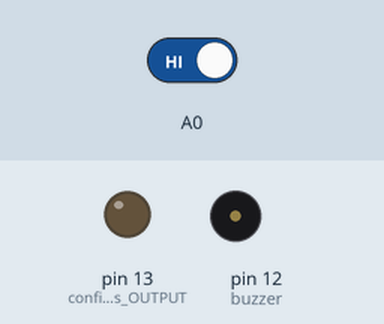
Bench run of a sketch on a simulated Arduino Uno, built with avr-gcc and run on an emulated ATmega328P. Parts: output pins drawn as LEDs (lit = HIGH), buzzer (waves = sounding, pin HIGH). Inputs (shaded band) come from the test bench; at power-on: A0 HIGH.

Above: at 1.2 s.
1.3 s: A0 driven LOW
At 1.9 s:
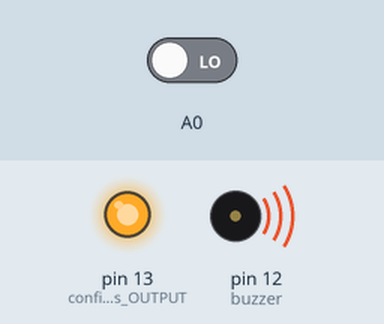
2.8 s: A0 driven HIGH
At 4.2 s:
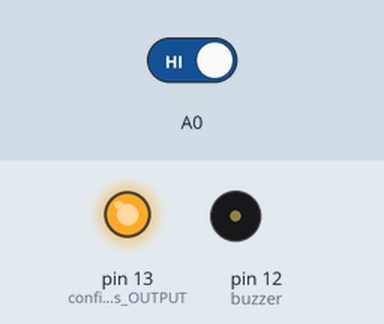
Timing chart, 0 to 5.8 s (numbered marks = the images above; inputs shaded):
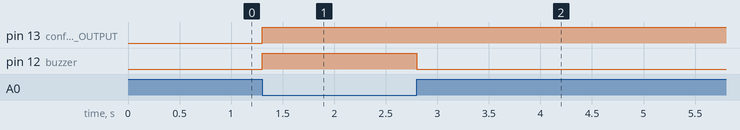

The sketch:

IR.ino
```cpp
const int buzzer=12;     // pin 3 is the buzzer output
int isObstacle = HIGH;

void setup()
{
  pinMode(buzzer,OUTPUT);
  pinMode(13,OUTPUT);      //configure pin 4 as OUTPUT

}
void loop()
{
  isObstacle = digitalRead(A0);
  if (isObstacle == LOW)
  {
    Serial.println("OBSTACLE!!, OBSTACLE!!");
    digitalWrite(buzzer, HIGH);
    digitalWrite(13, HIGH);
  }
  else
  {
    Serial.println("clear");
    digitalWrite(buzzer, LOW);
  }
}
```

Measured:
- after the input at 1.3 s, pin 13 (configure_pin_4_as_OUTPUT), pin 12 (buzzer): LOW → HIGH at once
- after the input at 2.8 s, pin 12 (buzzer): HIGH → LOW at once
